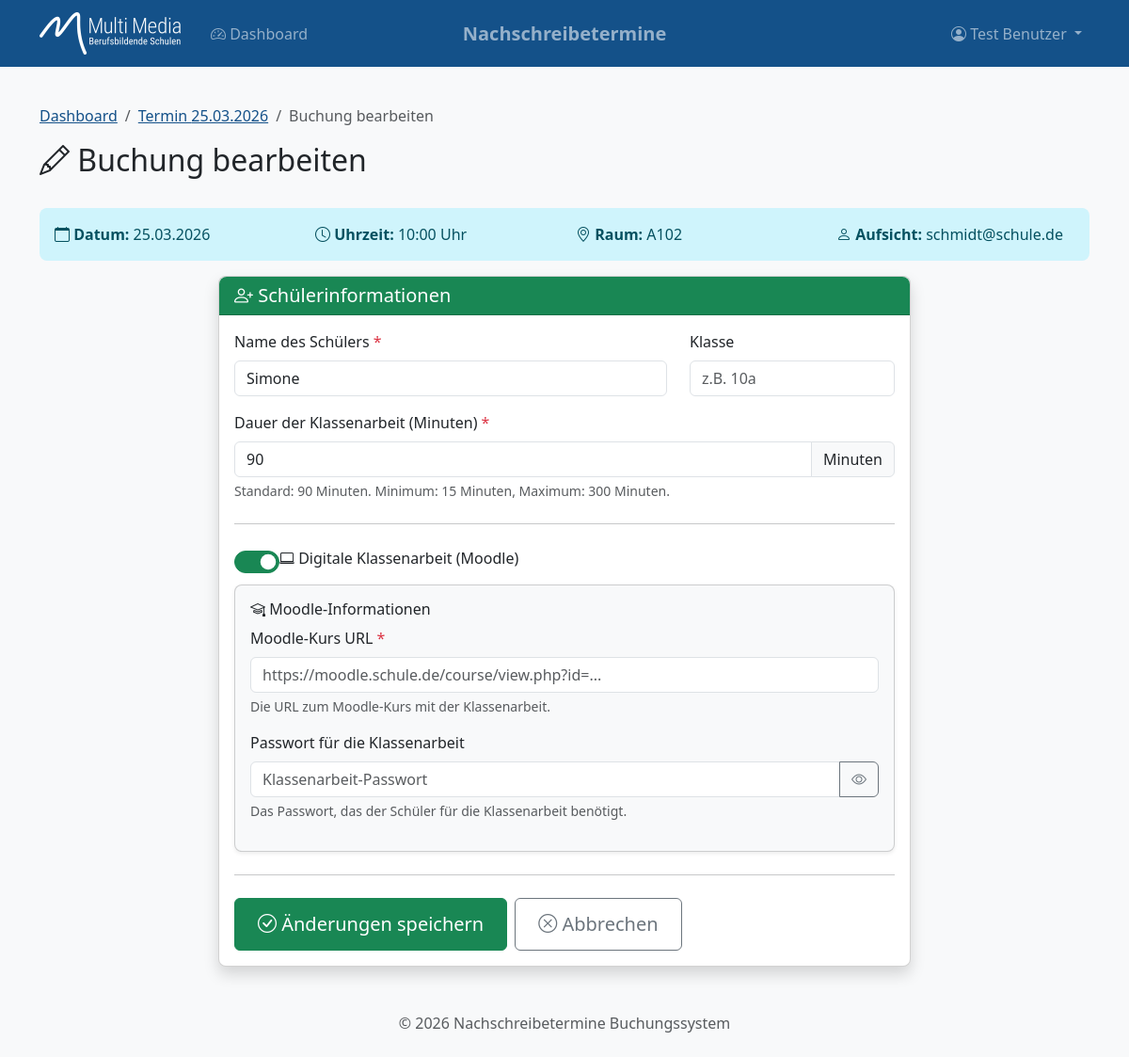
/termine/buchung/2/bearbeiten (signed in), run on an earlier commit of the app's database.
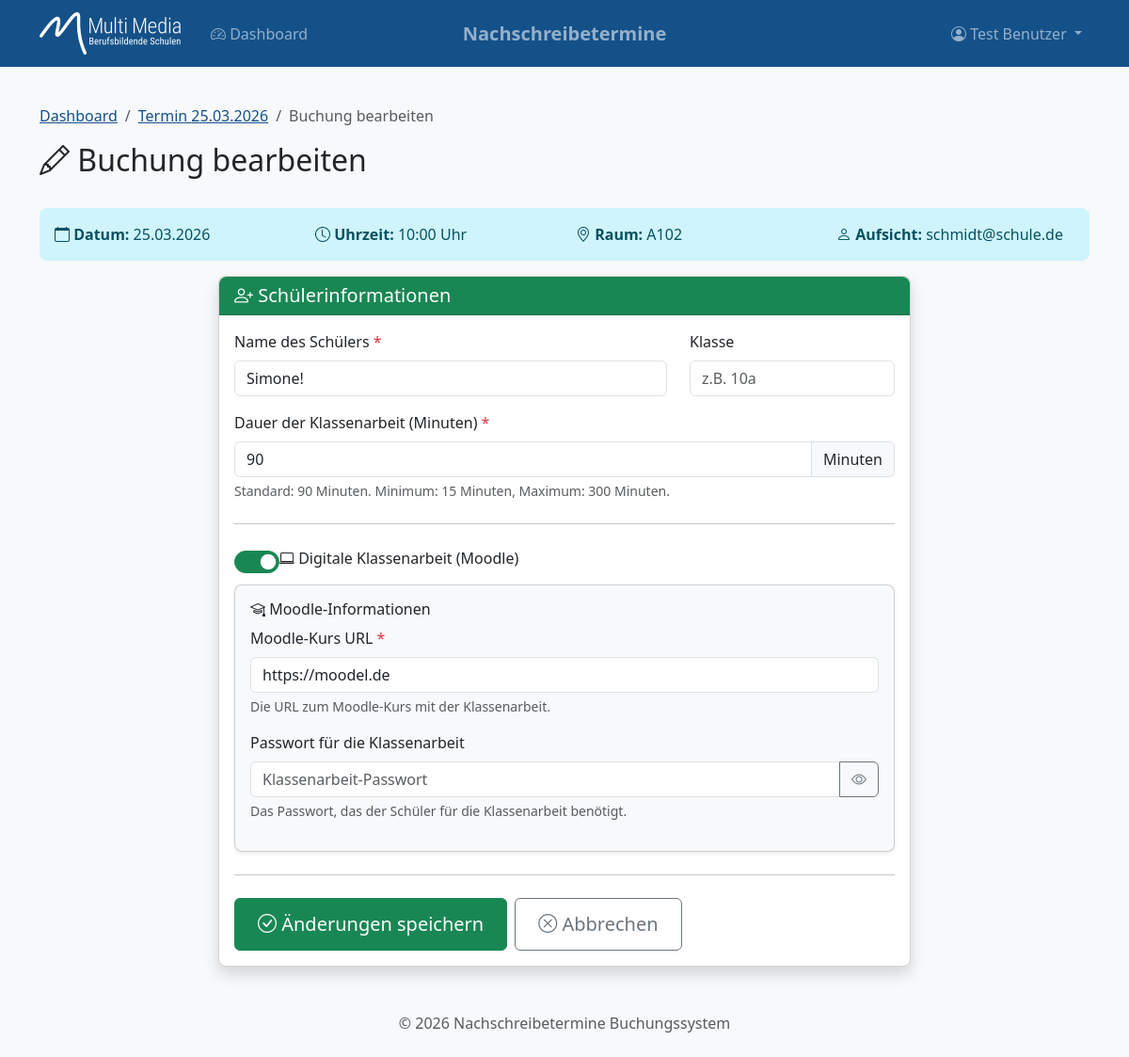
And on a later commit of the database.
### models.py (models this page shows, shortened)
class Buchung(db.Model):
    __tablename__ = 'buchungen'
    id = db.Column(db.Integer, primary_key=True)
    termin_id = db.Column(db.Integer, db.ForeignKey('termine.id'), nullable=False)
    lehrer_id = db.Column(db.Integer, db.ForeignKey('users.id'), nullable=False)
    schueler_name = db.Column(db.String(100), nullable=False)
    klasse = db.Column(db.String(20), nullable=True)
    dauer_minuten = db.Column(db.Integer, nullable=False, default=90)
    ist_digital = db.Column(db.Boolean, default=False)
    moodle_url = db.Column(db.String(500), nullable=True)
    moodle_passwort = db.Column(db.String(100), nullable=True)
    ist_anwesend = db.Column(db.Boolean, default=False)
    anwesenheit_bestaetigt_um = db.Column(db.DateTime, nullable=True)
    created_at = db.Column(db.DateTime, default=datetime.utcnow)
    updated_at = db.Column(db.DateTime, default=datetime.utcnow, onupdate=datetime.utcnow)

### routes.py (the view, shortened to what this page needs)
@termine_bp.route('/buchung/<int:buchung_id>/bearbeiten', methods=['GET', 'POST'])
@login_required
@lehrer_required
def buchung_bearbeiten(buchung_id):
    buchung = Buchung.query.get_or_404(buchung_id)
    if buchung.lehrer_id != current_user.id:
        flash('Sie können nur eigene Buchungen bearbeiten.', 'danger')
        return redirect(url_for('main.dashboard'))
    if buchung.termin.ist_vergangen:
        flash('Buchungen für vergangene Termine können nicht bearbeitet werden.', 'warning')
        return redirect(url_for('main.dashboard'))
    form = BuchungForm(obj=buchung)
    return render_template('termine/buchen.html', form=form, termin=buchung.termin, buchung=buchung, edit_mode=True)

### routes.py (shortened to what this page needs)
class BuchungForm(FlaskForm):
    schueler_name = StringField('Name des Schülers', validators=[DataRequired(), Length(max=100)])
    klasse = StringField('Klasse', validators=[Optional(), Length(max=20)])
    dauer_minuten = IntegerField('Dauer (Minuten)', validators=[DataRequired(), NumberRange(min=15, max=300)], default=90)
    ist_digital = BooleanField('Digitale Klassenarbeit (Moodle)')
    moodle_url = URLField('Moodle-Kurs URL', validators=[Optional(), URL()])
    moodle_passwort = StringField('Moodle Passwort', validators=[Optional(), Length(max=100)])

### auth.py (called while the page is built)
@login_manager.user_loader
def load_user(user_id):
    return User.query.get(int(user_id))

def lehrer_required(f):
    @wraps(f)
    def decorated_function(*args, **kwargs):
        if not current_user.is_authenticated:
            return redirect(url_for('auth.login'))
        if current_user.is_test_user:
            return f(*args, **kwargs)
        if not current_user.is_lehrer:
            return redirect(url_for('main.unauthorized'))
        return f(*args, **kwargs)
    return decorated_function

### models.py (called while the page is built)
    @property
    def datetime(self):
        return datetime.combine(self.datum, self.uhrzeit)

### templates/termine/buchen.html (shortened to what the changed rows need)
{% extends "base.html" %}
{% block content %}
<div class="row mb-4">
    <div class="col">
        <h2>
            {% if edit_mode %}
            <i class="bi bi-pencil"></i> Buchung bearbeiten
            {% else %}
            <i class="bi bi-person-plus"></i> Schüler für Nachschreibetermin eintragen
            {% endif %}
        </h2>
    </div>
</div>
<div class="row justify-content-center">
    <div class="col-md-8">
        <div class="card shadow">
            <div class="card-body">
                <form method="POST" action="{% if edit_mode %}{{ url_for('termine.buchung_bearbeiten', buchung_id=buchung.id) }}{% else %}{{ url_for('termine.buchen', termin_id=termin.id) }}{% endif %}" id="buchungForm">
                    <div class="row">
                        <div class="col-md-8 mb-3">
                            <label for="schueler_name" class="form-label">
                                Name des Schülers <span class="text-danger">*</span>
                            </label>
                            {{ form.schueler_name(class="form-control", placeholder="Vor- und Nachname") }}
                        </div>
                        <div class="col-md-4 mb-3">
                            <label for="klasse" class="form-label">Klasse</label>
                            {{ form.klasse(class="form-control", placeholder="z.B. 10a") }}
                        </div>
                    </div>
                    <div class="mb-3">
                        <div class="input-group">
                            {{ form.dauer_minuten(class="form-control", min="15", max="300") }}
                            <span class="input-group-text">Minuten</span>
                        </div>
                    </div>
                    <div class="mb-3">
                        <div class="form-check form-switch">
                            {{ form.ist_digital(class="form-check-input", id="ist_digital") }}
                            <label class="form-check-label" for="ist_digital">
                                <i class="bi bi-laptop"></i> Digitale Klassenarbeit (Moodle)
                            </label>
                        </div>
                    </div>
                    <div id="moodleFelder" style="display: none;">
                        <div class="card bg-light">
                            <div class="card-body">
                                <div class="mb-3">
                                    <label for="moodle_url" class="form-label">
                                        Moodle-Kurs URL <span class="text-danger">*</span>
                                    </label>
                                    {{ form.moodle_url(class="form-control", placeholder="https://moodle.schule.de/course/view.php?id=...") }}
                                    <div class="form-text">Die URL zum Moodle-Kurs mit der Klassenarbeit.</div>
                                </div>
                                <div class="mb-3">
                                    <div class="input-group">
                                        {{ form.moodle_passwort(class="form-control", placeholder="Klassenarbeit-Passwort", id="moodle_passwort") }}
                                        <button type="button" class="btn btn-outline-secondary" id="togglePassword">
                                            <i class="bi bi-eye"></i>
                                        </button>
                                    </div>
                                </div>
                            </div>
                        </div>
                    </div>
                </form>
            </div>
        </div>
    </div>
</div>
{% endblock %}

What changed in the data, as far as the page shows it:
changed Buchung: schueler_name "Simone" → "Simone!"; moodle_url (not shown) → "https://moodel.de"
